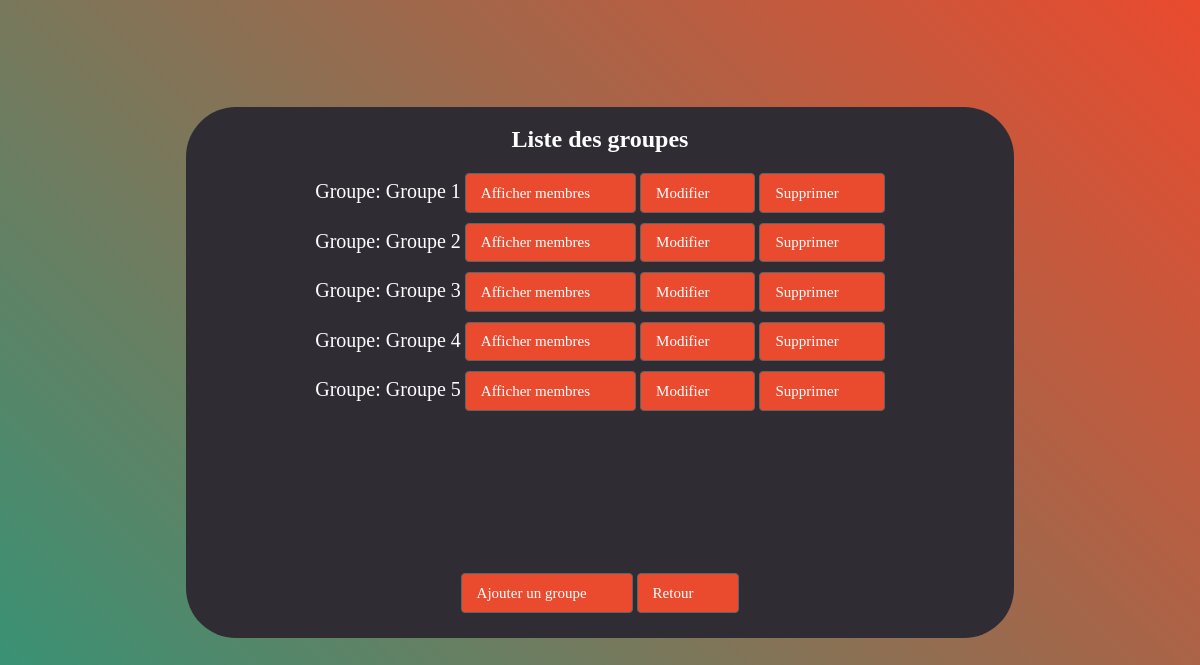
The app's page /BackOffice/BackAnnuaire/listeGroupe.php (signed in) with its own data.
### tables this page shows
CREATE TABLE `groupes` (
  `id` int(11) NOT NULL,
  `nom` varchar(100) NOT NULL,
  `telephone` varchar(100) DEFAULT NULL,
  `mail` varchar(100) DEFAULT NULL
);

### BackOffice/BackAnnuaire/listeGroupe.php (the view, shortened to what this page needs)
<!DOCTYPE html>
<html lang="en">
<head>
    <link rel="stylesheet" href="../../css/styleForm.css">
</head>
<body>
    <div class="box">
        <h2 class="center">Liste des groupes</h2>
        <div class="scrollable">
            <?php
            require_once "../../php/connection.php";
            $sqlGroupe=$connection ->prepare('SELECT * FROM groupes;');
            $sqlGroupe->execute();
            $ligneGroupe = $sqlGroupe->fetchall();
            foreach($ligneGroupe as $groupe){
                ?>
                <div style="margin-bottom:10px;">
                    <label>Groupe: <?php echo $groupe['nom']; ?></label>
                    <a href="listePersonne.php?idGroupe=<?php echo$groupe['id'] ?>"><button class="btn">Afficher membres</button></a>
                    <a href="modifierForm.php?id=1&idGroupe=<?php echo$groupe['id'] ?>"><button class="btn">Modifier</button></a>
                    <a href="supprimer.php?id=1&idGroupe=<?php echo $groupe['id'] ?>"><button class="btn">Supprimer</button></a>
                </div>
                <?php
            }
            ?>
        </div>
        <div>
            <a href="ajouterForm.php?id=1"><button class="btn">Ajouter un groupe</button></a>
            <a href="../BackOffice.php"><button class="btn">Retour</button></a>
        </div>
    </div>
</body>
</html>

### css/styleForm.css (style rules this page uses)
body { background: rgb(34,155,126); background: linear-gradient(45deg, rgba(34,155,126,1) 0%, rgba(234,74,46,1) 100%); background-repeat: no-repeat; height: 100vh; overflow: hidden; }
.box { margin: auto; background: #302c34; border-radius: 50px; display: flex; width: 70%; flex-flow: column wrap; justify-content: center; align-items: center; padding-bottom: 25px; align-content: center; flex-direction: column; margin-top: 9%; }
.btn { background-color: #ea4a2e; border: thin solid #606464; border-radius: 4px; display: inline-block; font: inherit; line-height: 1.5em; padding: 0.5em 3em 0.5em 1em; color: white; font-size: 15px; }
label { color: white; font-size: 20px; }
.scrollable { overflow-y: scroll; height:400px; }
.center { color: #ffffff; }

### records on screen
groupes: nom "Groupe 1"
groupes: nom "Groupe 2"
groupes: nom "Groupe 3"
groupes: nom "Groupe 4"
groupes: nom "Groupe 5"
